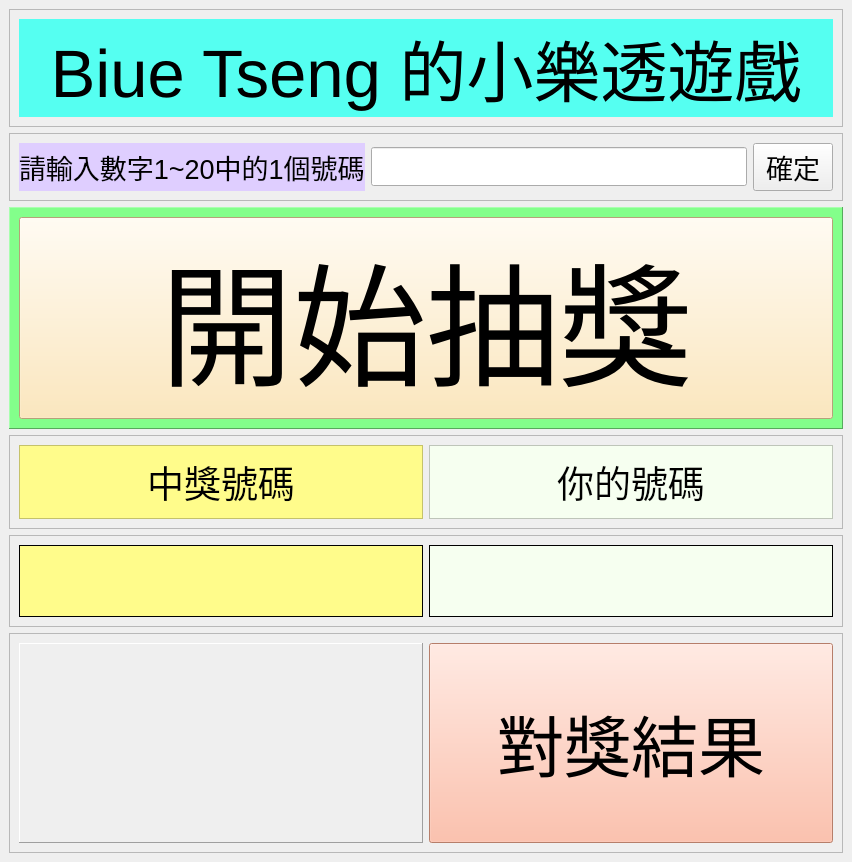
<?xml version="1.0" encoding="UTF-8"?>
<ui version="4.0">
 <class>MainWindow</class>
 <widget class="QMainWindow" name="MainWindow">
  <property name="geometry">
   <rect>
    <x>0</x>
    <y>0</y>
    <width>852</width>
    <height>862</height>
   </rect>
  </property>
  <property name="windowTitle">
   <string>MainWindow</string>
  </property>
  <widget class="QWidget" name="centralwidget">
   <layout class="QVBoxLayout" name="verticalLayout">
    <item>
     <widget class="QFrame" name="frame_6">
      <property name="sizePolicy">
       <sizepolicy hsizetype="Preferred" vsizetype="Fixed">
        <horstretch>0</horstretch>
        <verstretch>0</verstretch>
       </sizepolicy>
      </property>
      <property name="frameShape">
       <enum>QFrame::StyledPanel</enum>
      </property>
      <property name="frameShadow">
       <enum>QFrame::Raised</enum>
      </property>
      <layout class="QHBoxLayout" name="horizontalLayout_4">
       <item>
        <widget class="QLabel" name="lbl">
         <property name="sizePolicy">
          <sizepolicy hsizetype="Preferred" vsizetype="Fixed">
           <horstretch>0</horstretch>
           <verstretch>0</verstretch>
          </sizepolicy>
         </property>
         <property name="font">
          <font>
           <pointsize>50</pointsize>
          </font>
         </property>
         <property name="styleSheet">
          <string notr="true">background-color:rgb(85, 255, 241)</string>
         </property>
         <property name="text">
          <string>Biue Tseng 的小樂透遊戲</string>
         </property>
         <property name="alignment">
          <set>Qt::AlignCenter</set>
         </property>
        </widget>
       </item>
      </layout>
     </widget>
    </item>
    <item>
     <widget class="QFrame" name="frame">
      <property name="sizePolicy">
       <sizepolicy hsizetype="Preferred" vsizetype="Fixed">
        <horstretch>0</horstretch>
        <verstretch>0</verstretch>
       </sizepolicy>
      </property>
      <property name="frameShape">
       <enum>QFrame::StyledPanel</enum>
      </property>
      <property name="frameShadow">
       <enum>QFrame::Raised</enum>
      </property>
      <layout class="QHBoxLayout" name="horizontalLayout">
       <item>
        <widget class="QLabel" name="lbl2">
         <property name="font">
          <font>
           <pointsize>20</pointsize>
          </font>
         </property>
         <property name="styleSheet">
          <string notr="true">background-color:rgb(223, 206, 255)</string>
         </property>
         <property name="text">
          <string>請輸入數字1~20中的1個號碼</string>
         </property>
        </widget>
       </item>
       <item>
        <widget class="QLineEdit" name="input1">
         <property name="font">
          <font>
           <pointsize>20</pointsize>
          </font>
         </property>
         <property name="text">
          <string/>
         </property>
        </widget>
       </item>
       <item>
        <widget class="QPushButton" name="btn1">
         <property name="font">
          <font>
           <pointsize>20</pointsize>
          </font>
         </property>
         <property name="styleSheet">
          <string notr="true"/>
         </property>
         <property name="text">
          <string>確定</string>
         </property>
        </widget>
       </item>
      </layout>
     </widget>
    </item>
    <item>
     <widget class="QFrame" name="frame_3">
      <property name="styleSheet">
       <string notr="true">background-color:rgb(131, 255, 139)</string>
      </property>
      <property name="frameShape">
       <enum>QFrame::Panel</enum>
      </property>
      <property name="frameShadow">
       <enum>QFrame::Raised</enum>
      </property>
      <layout class="QHBoxLayout" name="horizontalLayout_2">
       <item>
        <widget class="QPushButton" name="btn2">
         <property name="sizePolicy">
          <sizepolicy hsizetype="Preferred" vsizetype="Preferred">
           <horstretch>0</horstretch>
           <verstretch>0</verstretch>
          </sizepolicy>
         </property>
         <property name="font">
          <font>
           <pointsize>100</pointsize>
          </font>
         </property>
         <property name="styleSheet">
          <string notr="true">background-color:rgb(255, 227, 170)</string>
         </property>
         <property name="text">
          <string>開始抽獎</string>
         </property>
        </widget>
       </item>
      </layout>
     </widget>
    </item>
    <item>
     <widget class="QFrame" name="frame_4">
      <property name="sizePolicy">
       <sizepolicy hsizetype="Preferred" vsizetype="Fixed">
        <horstretch>0</horstretch>
        <verstretch>0</verstretch>
       </sizepolicy>
      </property>
      <property name="frameShape">
       <enum>QFrame::StyledPanel</enum>
      </property>
      <property name="frameShadow">
       <enum>QFrame::Raised</enum>
      </property>
      <layout class="QHBoxLayout" name="horizontalLayout_5">
       <item>
        <widget class="QFrame" name="frame_5">
         <property name="styleSheet">
          <string notr="true">background-color:rgb(255, 252, 139)</string>
         </property>
         <property name="frameShape">
          <enum>QFrame::StyledPanel</enum>
         </property>
         <property name="frameShadow">
          <enum>QFrame::Raised</enum>
         </property>
         <layout class="QHBoxLayout" name="horizontalLayout_6">
          <item>
           <widget class="QLabel" name="lbl3">
            <property name="sizePolicy">
             <sizepolicy hsizetype="Preferred" vsizetype="Preferred">
              <horstretch>0</horstretch>
              <verstretch>0</verstretch>
             </sizepolicy>
            </property>
            <property name="font">
             <font>
              <pointsize>28</pointsize>
             </font>
            </property>
            <property name="styleSheet">
             <string notr="true">background-color:rgb(255, 252, 139)</string>
            </property>
            <property name="text">
             <string>中獎號碼</string>
            </property>
            <property name="alignment">
             <set>Qt::AlignCenter</set>
            </property>
           </widget>
          </item>
         </layout>
        </widget>
       </item>
       <item>
        <widget class="QFrame" name="frame_7">
         <property name="styleSheet">
          <string notr="true">background-color:rgb(246, 255, 240)</string>
         </property>
         <property name="frameShape">
          <enum>QFrame::StyledPanel</enum>
         </property>
         <property name="frameShadow">
          <enum>QFrame::Raised</enum>
         </property>
         <layout class="QHBoxLayout" name="horizontalLayout_7">
          <item>
           <widget class="QLabel" name="lbl4">
            <property name="font">
             <font>
              <pointsize>28</pointsize>
             </font>
            </property>
            <property name="styleSheet">
             <string notr="true">background-color:rgb(246, 255, 240)</string>
            </property>
            <property name="text">
             <string>你的號碼</string>
            </property>
            <property name="alignment">
             <set>Qt::AlignCenter</set>
            </property>
           </widget>
          </item>
         </layout>
        </widget>
       </item>
      </layout>
     </widget>
    </item>
    <item>
     <widget class="QFrame" name="frame_2">
      <property name="maximumSize">
       <size>
        <width>16777215</width>
        <height>16777215</height>
       </size>
      </property>
      <property name="frameShape">
       <enum>QFrame::StyledPanel</enum>
      </property>
      <property name="frameShadow">
       <enum>QFrame::Raised</enum>
      </property>
      <layout class="QHBoxLayout" name="horizontalLayout_3">
       <item>
        <widget class="QLabel" name="lbl5">
         <property name="font">
          <font>
           <pointsize>38</pointsize>
          </font>
         </property>
         <property name="styleSheet">
          <string notr="true">background-color:rgb(255, 252, 139)</string>
         </property>
         <property name="frameShape">
          <enum>QFrame::Panel</enum>
         </property>
         <property name="text">
          <string/>
         </property>
         <property name="alignment">
          <set>Qt::AlignCenter</set>
         </property>
        </widget>
       </item>
       <item>
        <widget class="QLabel" name="lbl6">
         <property name="font">
          <font>
           <pointsize>38</pointsize>
          </font>
         </property>
         <property name="styleSheet">
          <string notr="true">background-color:rgb(246, 255, 240)</string>
         </property>
         <property name="frameShape">
          <enum>QFrame::Box</enum>
         </property>
         <property name="text">
          <string/>
         </property>
         <property name="alignment">
          <set>Qt::AlignCenter</set>
         </property>
        </widget>
       </item>
      </layout>
     </widget>
    </item>
    <item>
     <widget class="QFrame" name="frame_8">
      <property name="frameShape">
       <enum>QFrame::StyledPanel</enum>
      </property>
      <property name="frameShadow">
       <enum>QFrame::Raised</enum>
      </property>
      <layout class="QHBoxLayout" name="horizontalLayout_8">
       <item>
        <widget class="QLabel" name="lblres">
         <property name="minimumSize">
          <size>
           <width>400</width>
           <height>200</height>
          </size>
         </property>
         <property name="maximumSize">
          <size>
           <width>420</width>
           <height>200</height>
          </size>
         </property>
         <property name="frameShape">
          <enum>QFrame::Panel</enum>
         </property>
         <property name="frameShadow">
          <enum>QFrame::Raised</enum>
         </property>
         <property name="text">
          <string/>
         </property>
         <property name="alignment">
          <set>Qt::AlignCenter</set>
         </property>
        </widget>
       </item>
       <item>
        <widget class="QPushButton" name="btn3">
         <property name="sizePolicy">
          <sizepolicy hsizetype="Minimum" vsizetype="Preferred">
           <horstretch>0</horstretch>
           <verstretch>0</verstretch>
          </sizepolicy>
         </property>
         <property name="font">
          <font>
           <pointsize>50</pointsize>
          </font>
         </property>
         <property name="styleSheet">
          <string notr="true">background-color:rgb(255, 176, 149)</string>
         </property>
         <property name="text">
          <string>對獎結果</string>
         </property>
        </widget>
       </item>
      </layout>
     </widget>
    </item>
   </layout>
  </widget>
 </widget>
 <resources/>
 <connections/>
</ui>
